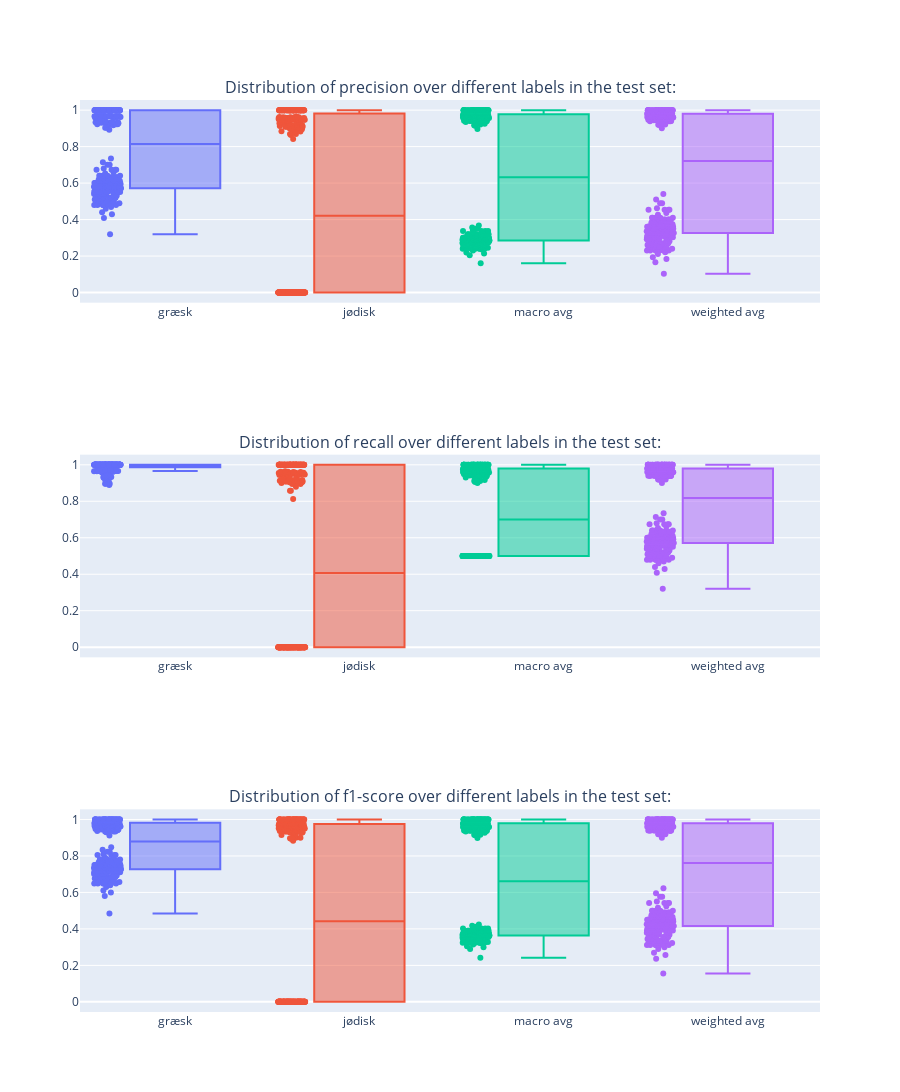

Here is the notebook cell this chart was saved with:
### Code cell
perf_plot

### Figure 1 — Plotly figure (JSON) as saved in the notebook; plotly's stock layout.template omitted (floating-point values rounded to 4 significant figures; data arrays with more than 128 entries replaced by an {"elided": "..."} marker saying what was removed)
{"data": [{"alignmentgroup": "True", "boxpoints": "all", "hovertemplate": "label=%{x}<br>precision=%{y}<extra></extra>", "legendgroup": "græsk", "marker": {"color": "#636efa"}, "name": "græsk", "notched": false, "offsetgroup": "græsk", "orientation": "v", "showlegend": true, "type": "box", "x": {"elided": "300 str values"}, "x0": " ", "xaxis": "x", "y": {"elided": "300 float values"}, "y0": " ", "yaxis": "y"}, {"alignmentgroup": "True", "boxpoints": "all", "hovertemplate": "label=%{x}<br>precision=%{y}<extra></extra>", "legendgroup": "jødisk", "marker": {"color": "#EF553B"}, "name": "jødisk", "notched": false, "offsetgroup": "jødisk", "orientation": "v", "showlegend": true, "type": "box", "x": {"elided": "300 str values"}, "x0": " ", "xaxis": "x", "y": {"elided": "300 float values"}, "y0": " ", "yaxis": "y"}, {"alignmentgroup": "True", "boxpoints": "all", "hovertemplate": "label=%{x}<br>precision=%{y}<extra></extra>", "legendgroup": "macro avg", "marker": {"color": "#00cc96"}, "name": "macro avg", "notched": false, "offsetgroup": "macro avg", "orientation": "v", "showlegend": true, "type": "box", "x": {"elided": "300 str values"}, "x0": " ", "xaxis": "x", "y": {"elided": "300 float values"}, "y0": " ", "yaxis": "y"}, {"alignmentgroup": "True", "boxpoints": "all", "hovertemplate": "label=%{x}<br>precision=%{y}<extra></extra>", "legendgroup": "weighted avg", "marker": {"color": "#ab63fa"}, "name": "weighted avg", "notched": false, "offsetgroup": "weighted avg", "orientation": "v", "showlegend": true, "type": "box", "x": {"elided": "300 str values"}, "x0": " ", "xaxis": "x", "y": {"elided": "300 float values"}, "y0": " ", "yaxis": "y"}, {"alignmentgroup": "True", "boxpoints": "all", "hovertemplate": "label=%{x}<br>recall=%{y}<extra></extra>", "legendgroup": "græsk", "marker": {"color": "#636efa"}, "name": "græsk", "notched": false, "offsetgroup": "græsk", "orientation": "v", "showlegend": true, "type": "box", "x": {"elided": "300 str values"}, "x0": " ", "xaxis": "x2", "y": {"elided": "300 float values"}, "y0": " ", "yaxis": "y2"}, {"alignmentgroup": "True", "boxpoints": "all", "hovertemplate": "label=%{x}<br>recall=%{y}<extra></extra>", "legendgroup": "jødisk", "marker": {"color": "#EF553B"}, "name": "jødisk", "notched": false, "offsetgroup": "jødisk", "orientation": "v", "showlegend": true, "type": "box", "x": {"elided": "300 str values"}, "x0": " ", "xaxis": "x2", "y": {"elided": "300 float values"}, "y0": " ", "yaxis": "y2"}, {"alignmentgroup": "True", "boxpoints": "all", "hovertemplate": "label=%{x}<br>recall=%{y}<extra></extra>", "legendgroup": "macro avg", "marker": {"color": "#00cc96"}, "name": "macro avg", "notched": false, "offsetgroup": "macro avg", "orientation": "v", "showlegend": true, "type": "box", "x": {"elided": "300 str values"}, "x0": " ", "xaxis": "x2", "y": {"elided": "300 float values"}, "y0": " ", "yaxis": "y2"}, {"alignmentgroup": "True", "boxpoints": "all", "hovertemplate": "label=%{x}<br>recall=%{y}<extra></extra>", "legendgroup": "weighted avg", "marker": {"color": "#ab63fa"}, "name": "weighted avg", "notched": false, "offsetgroup": "weighted avg", "orientation": "v", "showlegend": true, "type": "box", "x": {"elided": "300 str values"}, "x0": " ", "xaxis": "x2", "y": {"elided": "300 float values"}, "y0": " ", "yaxis": "y2"}, {"alignmentgroup": "True", "boxpoints": "all", "hovertemplate": "label=%{x}<br>f1-score=%{y}<extra></extra>", "legendgroup": "græsk", "marker": {"color": "#636efa"}, "name": "græsk", "notched": false, "offsetgroup": "græsk", "orientation": "v", "showlegend": true, "type": "box", "x": {"elided": "300 str values"}, "x0": " ", "xaxis": "x3", "y": {"elided": "300 float values"}, "y0": " ", "yaxis": "y3"}, {"alignmentgroup": "True", "boxpoints": "all", "hovertemplate": "label=%{x}<br>f1-score=%{y}<extra></extra>", "legendgroup": "jødisk", "marker": {"color": "#EF553B"}, "name": "jødisk", "notched": false, "offsetgroup": "jødisk", "orientation": "v", "showlegend": true, "type": "box", "x": {"elided": "300 str values"}, "x0": " ", "xaxis": "x3", "y": {"elided": "300 float values"}, "y0": " ", "yaxis": "y3"}, {"alignmentgroup": "True", "boxpoints": "all", "hovertemplate": "label=%{x}<br>f1-score=%{y}<extra></extra>", "legendgroup": "macro avg", "marker": {"color": "#00cc96"}, "name": "macro avg", "notched": false, "offsetgroup": "macro avg", "orientation": "v", "showlegend": true, "type": "box", "x": {"elided": "300 str values"}, "x0": " ", "xaxis": "x3", "y": {"elided": "300 float values"}, "y0": " ", "yaxis": "y3"}, {"alignmentgroup": "True", "boxpoints": "all", "hovertemplate": "label=%{x}<br>f1-score=%{y}<extra></extra>", "legendgroup": "weighted avg", "marker": {"color": "#ab63fa"}, "name": "weighted avg", "notched": false, "offsetgroup": "weighted avg", "orientation": "v", "showlegend": true, "type": "box", "x": {"elided": "300 str values"}, "x0": " ", "xaxis": "x3", "y": {"elided": "300 float values"}, "y0": " ", "yaxis": "y3"}], "layout": {"annotations": [{"font": {"size": 16}, "showarrow": false, "text": "Distribution of precision over different labels in the test set:", "x": 0.5, "xanchor": "center", "xref": "paper", "y": 1, "yanchor": "bottom", "yref": "paper"}, {"font": {"size": 16}, "showarrow": false, "text": "Distribution of recall over different labels in the test set:", "x": 0.5, "xanchor": "center", "xref": "paper", "y": 0.6111, "yanchor": "bottom", "yref": "paper"}, {"font": {"size": 16}, "showarrow": false, "text": "Distribution of f1-score over different labels in the test set:", "x": 0.5, "xanchor": "center", "xref": "paper", "y": 0.2222, "yanchor": "bottom", "yref": "paper"}], "height": 1200, "showlegend": false, "xaxis": {"anchor": "y", "domain": [0, 1]}, "xaxis2": {"anchor": "y2", "domain": [0, 1]}, "xaxis3": {"anchor": "y3", "domain": [0, 1]}, "yaxis": {"anchor": "x", "domain": [0.7778, 1]}, "yaxis2": {"anchor": "x2", "domain": [0.3889, 0.6111]}, "yaxis3": {"anchor": "x3", "domain": [0, 0.2222]}}}
